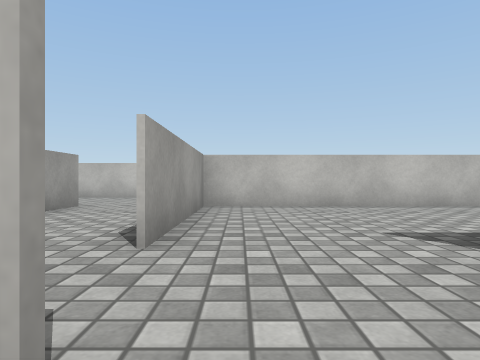
[1] (above)

24 first-person views from a walk through a Unity game level. The camera is 0.51 m above the floor, looks level and sees 75° across. The floor is counted in squares, 1 m on a side. Each view is taken from the middle of a square. On the plan, view 1 faces up. The plan holds only what a view shows up to about 9 squares ahead; the rest is blank. The place goes on beyond the plan. The player is left out. Surface patterns are stand-ins for the level's own textures.

[2]
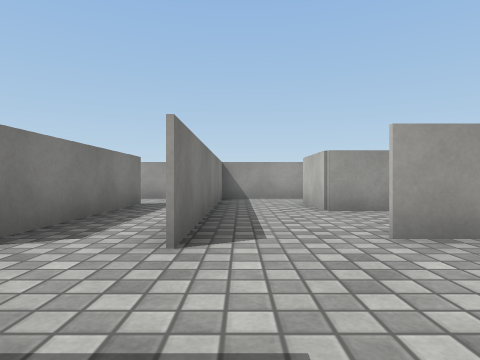

[3]
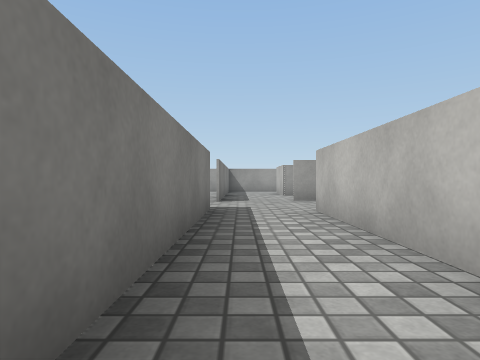

[4]
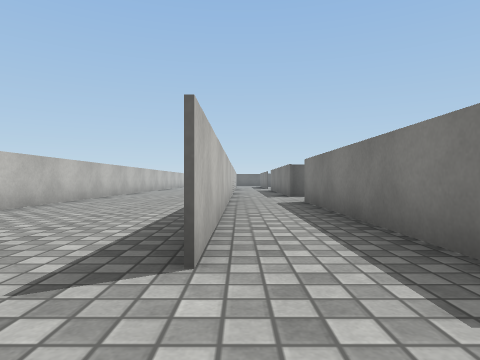

[5]
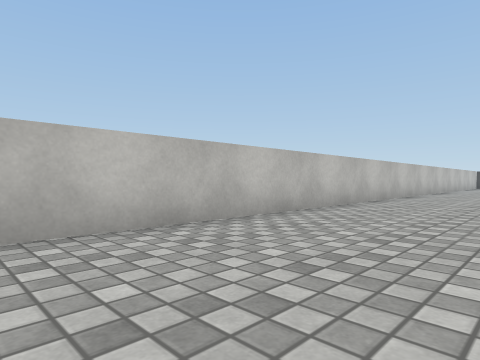

[6]
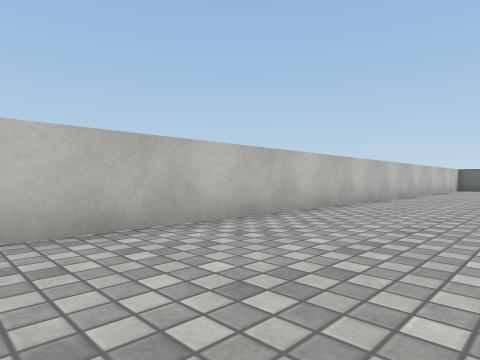

[7]
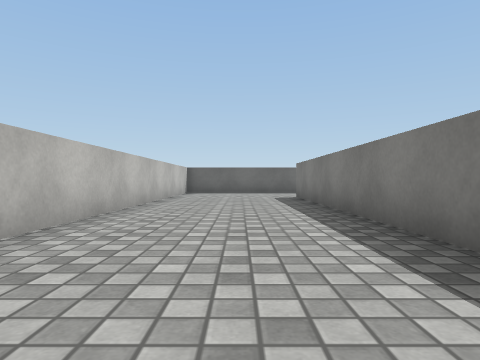

[8]
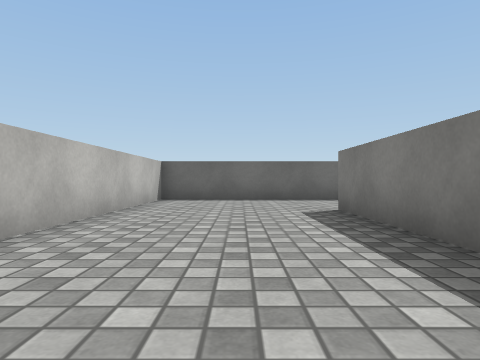

[9]
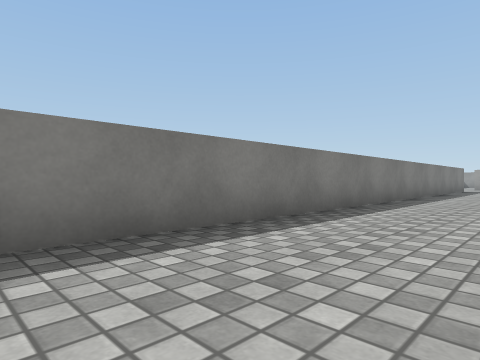

[10]
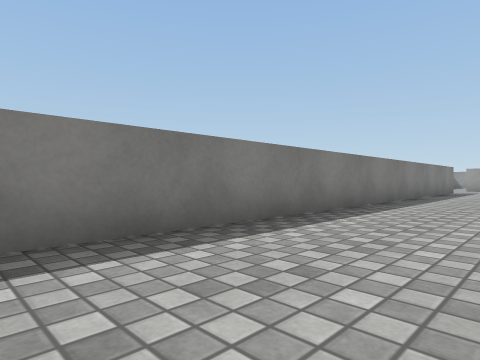

[11]
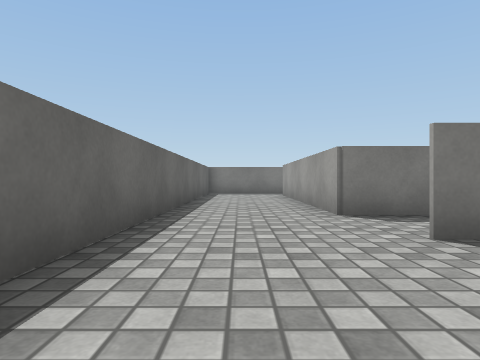

[12]
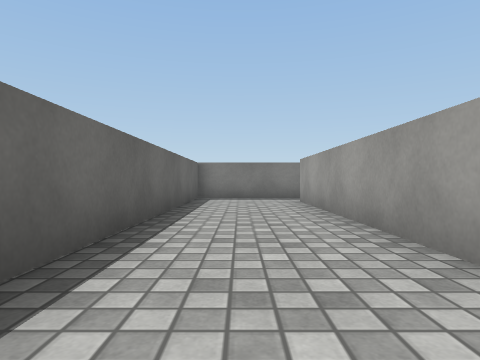

[13]
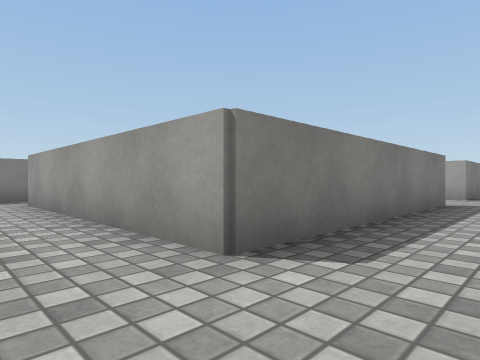

[14]
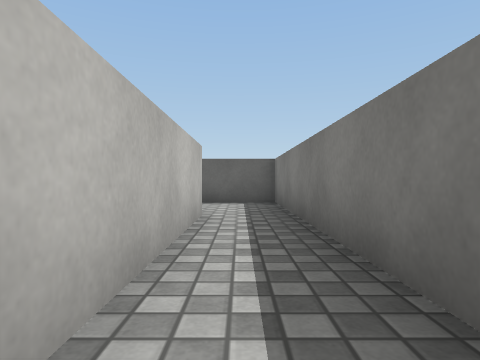

[15]
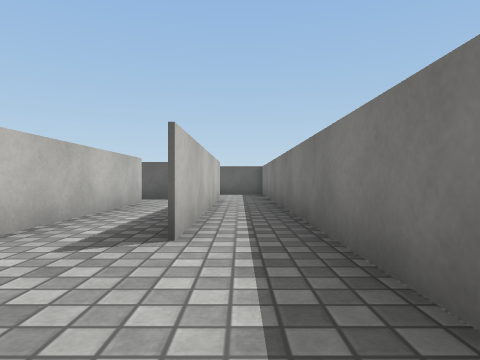

[16]
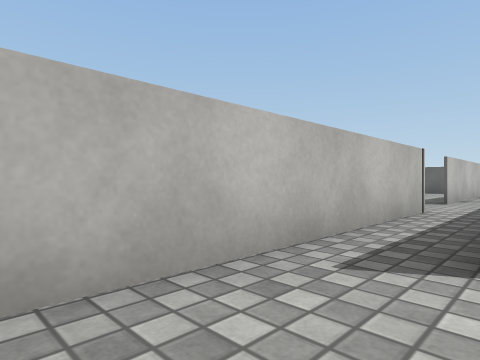

[17]
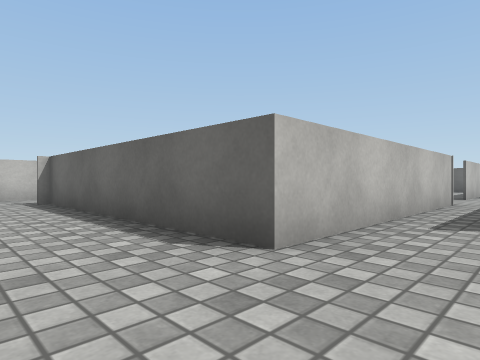

[18]
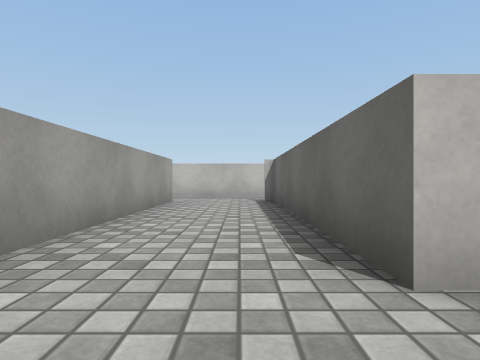

[19]
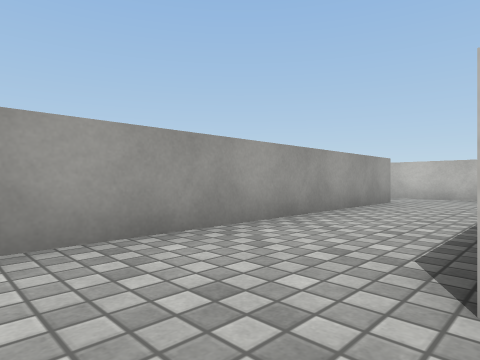

[20]
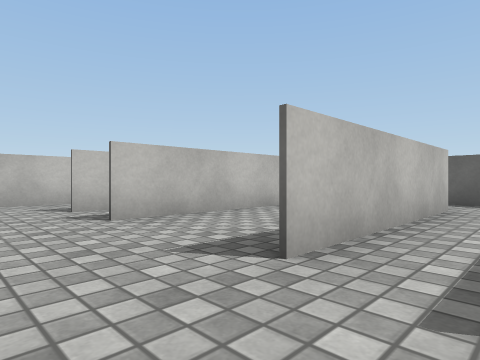

[21]
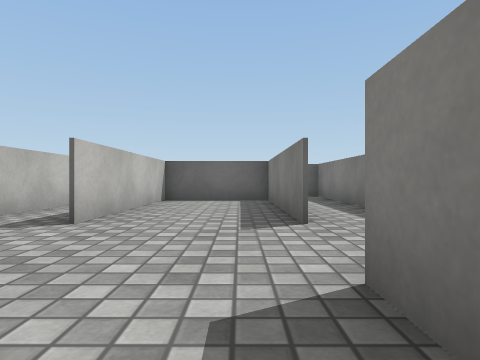

[22]
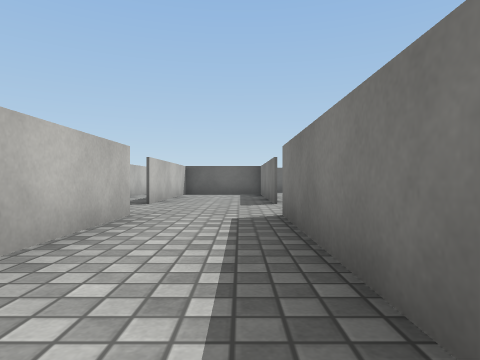

[23]
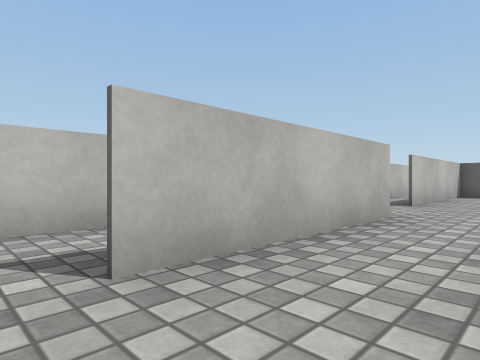

[24]
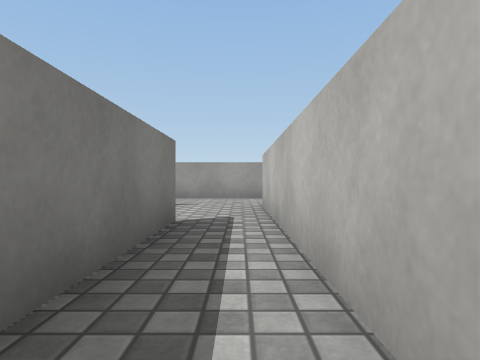

### Floor plan
Ten units are one square. View 1 is at (0, 0); x grows to the right and y downward. Boxes are objects, and circles mark ways between rooms. Rooms are numbered by the first view taken in them; rooms with no view inside come last. Other rooms are left out.
<svg viewBox="-60 -66 327 146">
<path fill="none" stroke="#000" d="M-46 11 -8 11M75 -23 18 -23M60 -23 234 -23M16 -5 74 -5M262 -14 262 -61 -7 -61 -7 -22M156 56 98 56 98 -4M120 68 245 68M139 -5 155 -5M176 -5 236 -5M100 -23 75 -23M74 -5 74 75M182 -23 169 -23M236 56 176 56M156 14 116 14M176 36 200 36M155 -5 155 0M118 36 156 36M220 38 220 11 176 11M236 -5 236 56M245 68 262 68 262 -14"/>
<circle cx="0" cy="-10" r="3" fill="#2a7"/>
<circle cx="245" cy="-20" r="3" fill="#2a7"/>
<circle cx="70" cy="-10" r="3" fill="#2a7"/>
<circle cx="165" cy="45" r="3" fill="#2a7"/>
<circle cx="165" cy="5" r="3" fill="#2a7"/>
<circle cx="250" cy="-10" r="3" fill="#2a7"/>
<circle cx="250" cy="60" r="3" fill="#2a7"/>
<text x="-40" y="0">1</text>
<text x="120" y="-40">2</text>
<text x="140" y="60">3</text>
<text x="160" y="20">4</text>
<text x="250" y="20">5</text>
</svg>
Room 1 opens to room 2. Room 2 opens to room 3. Room 3 opens to room 4. Room 3 opens to room 5.

Where each view was taken, in squares from view 1:
view 1: 0 up, 0 right, facing up
view 2: 1 up, 2 right, facing left
view 3: 1 up, 7 right, facing left
view 4: 2 up, 0 right, facing right
view 5: 3 up, 4 right, facing up-right
view 6: 3 up, 9 right, facing up-right
view 7: 4 up, 14 right, facing right
view 8: 4 up, 18 right, facing right
view 9: 5 up, 18 right, facing down-left
view 10: 5 up, 16 right, facing down-left
view 11: 5 up, 25 right, facing down
view 12: 2 up, 25 right, facing down
view 13: 2 up, 25 right, facing down-left
view 14: 6 down, 19 right, facing right
view 15: 6 down, 15 right, facing right
view 16: 7 down, 10 right, facing up-right
view 17: 7 down, 8 right, facing up-right
view 18: 7 down, 9 right, facing up
view 19: 7 down, 10 right, facing up-left
view 20: 5 down, 16 right, facing up-right
view 21: 3 down, 14 right, facing right
view 22: 3 down, 11 right, facing right
view 23: 3 down, 11 right, facing up-right
view 24: 6 down, 16 right, facing left
